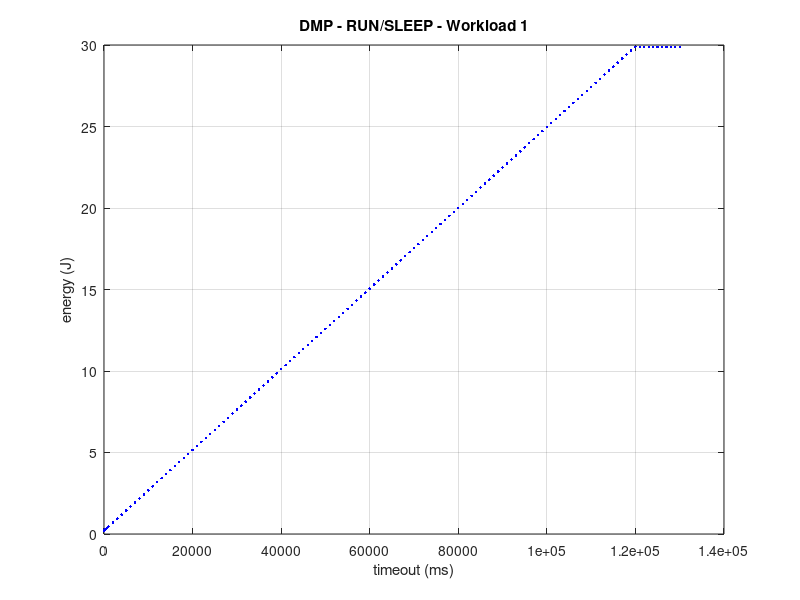
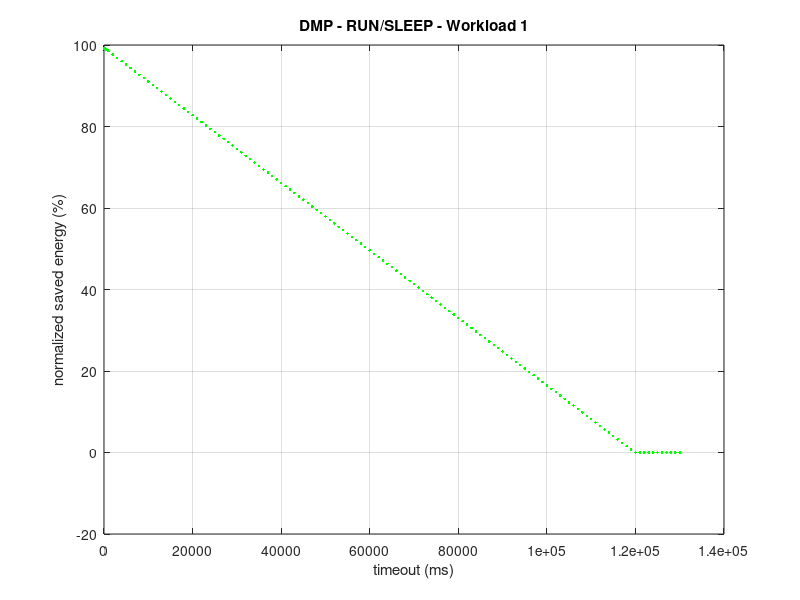

Recreate these plots in MATLAB, in order.
%% DPM - WORKLOAD 1 - RUN/SLEEP
% data extraction from file
DPM_data = dlmread('dpmres_wl1_run_sleep.txt');
timeout = DPM_data(:,1);
energy = DPM_data(:,2);

% timeout vs consumed energy plot
figure(1)
plot(timeout, energy, 'b.', 'LineWidth', 4)
xlabel("timeout (ms)");
ylabel("energy (J)");
grid on;
title("DMP - RUN/SLEEP - Workload 1")

% timeout vs normalized saved energy plot
TOTAL_ENERGY = 29.8790976000;   % energy for WL1 w/o DPM
saved_energy_normalized = zeros(size(energy));

for i = 1:size(energy)
    saved_energy_normalized(i) = ((TOTAL_ENERGY-energy(i))/TOTAL_ENERGY)*100;
end

figure(2)
plot(timeout, saved_energy_normalized, 'g.', 'LineWidth', 4)
xlabel("timeout (ms)");
ylabel("normalized saved energy (%)");
grid on;
title("DMP - RUN/SLEEP - Workload 1")